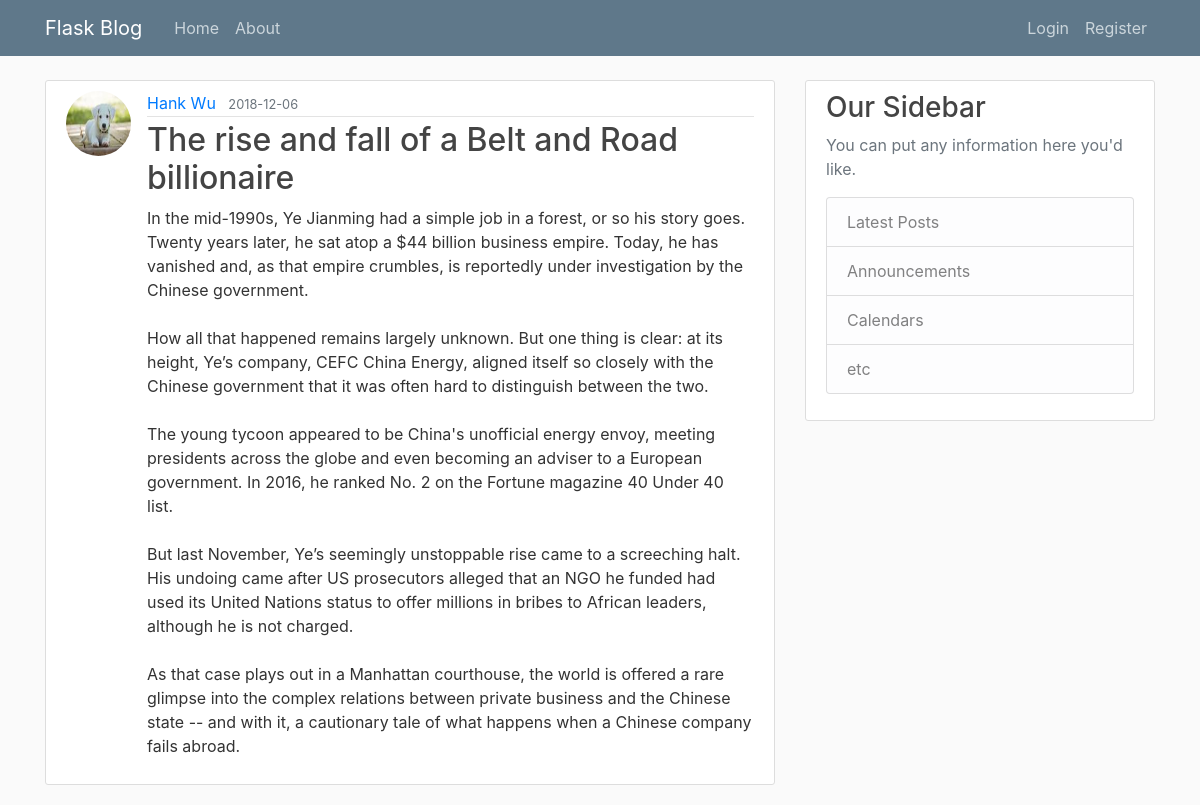
The page /post/5 on the database its author committed.
### flaskblog/models.py (models this page shows, shortened)
class User(db.Model, UserMixin):
    id = db.Column(db.Integer, primary_key=True)
    username = db.Column(db.String(20), unique=True, nullable=False)
    email = db.Column(db.String(120), unique=True, nullable=False)
    image_file = db.Column(db.String(20), nullable=False, default='default.jpg')
    password = db.Column(db.String(60), nullable=False)
    posts = db.relationship('Post', backref='author', lazy=True) # the string 'Post' refer to the class post

class Post(db.Model):
    id = db.Column(db.Integer, primary_key=True)
    title = db.Column(db.String(100) , nullable=False)
    date_posted = db.Column(db.DateTime, nullable=False, default=datetime.utcnow)
    content = db.Column(db.Text, nullable=False)
    user_id = db.Column(db.Integer, db.ForeignKey('user.id'), nullable=False) # what does the foreign Key dose?

### flaskblog/route.py (the view)
@app.route('/post/<int:post_id>', methods=['GET', 'POST']) # the post_id is defined in the html.
def post(post_id):
    post = Post.query.get_or_404(post_id)
    return render_template('post.html', title=post.title, post=post)

### flaskblog/templates/post.html (shortened to what this page needs)
{% extends "layout.html"%}
{%block content%}
        <article class="media content-section">
          <img class="rounded-circle article-img"src="{{url_for('static', filename='profile_pic/'+ post.author.image_file) }}">
          <div class="media-body">
            <div class="article-metadata">
              <a class="mr-2" href="#">{{ post.author.username }}</a>
              <small class="text-muted">{{ post.date_posted.strftime('%Y-%m-%d') }}</small>
            </div>
            <h2><a class="article-title" href="#">{{ post.title }}</a></h2>
            <p class="article-content">{{ post.content }}</p>
          </div>
        </article>
{% endblock content%}

### flaskblog/static/main.css (style rules this page uses)
body { background: #fafafa; color: #333333; margin-top: 5rem; }
h1, h2, h3, h4, h5, h6 { color: #444444; }
.content-section { background: #ffffff; padding: 10px 20px; border: 1px solid #dddddd; border-radius: 3px; margin-bottom: 20px; }
.article-title { color: #444444; }
.article-content { white-space: pre-line; }
.article-img { height: 65px; width: 65px; margin-right: 16px; }
.article-metadata { padding-bottom: 1px; margin-bottom: 4px; border-bottom: 1px solid #e3e3e3 }

### rows shown on the page
User: image_file (picture), author.username "Hank Wu"
Post: date_posted "2018-12-06", title "The rise and fall of a Belt and Road billionaire", content "In the mid-1990s, Ye Jianming had a simple job in a forest, or so his story goes. Twenty years later, he sat atop a $44 billion business empire. Today, he has vanished and, as that empire crumbles, is reportedly under investigation by the Chinese government. How all that happened remains largely unknown. But one thing is clear: at its height, Ye’s company, CEFC China Energy, aligned itself so closely with the Chinese government that it was often hard to distinguish between the two. The young tycoon appeared to be China's unofficial energy envoy, meeting presidents across the globe and even becoming an adviser to a European government. In 2016, he ranked No. 2 on the Fortune magazine 40…"
